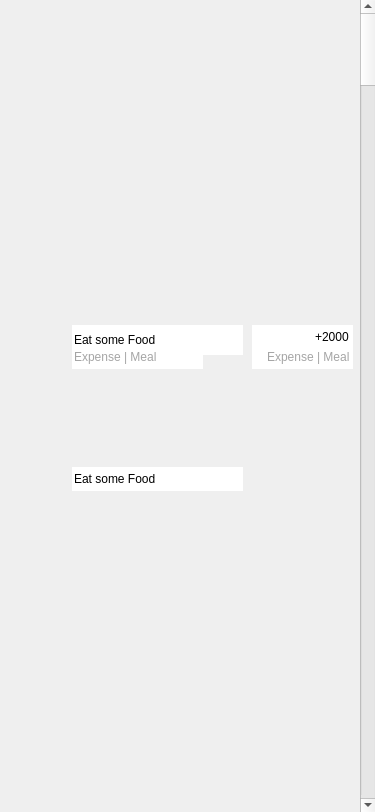
<?xml version="1.0" encoding="UTF-8"?>
<ui version="4.0">
 <class>Secmainwindow</class>
 <widget class="QDialog" name="Secmainwindow">
  <property name="geometry">
   <rect>
    <x>0</x>
    <y>0</y>
    <width>375</width>
    <height>812</height>
   </rect>
  </property>
  <property name="minimumSize">
   <size>
    <width>375</width>
    <height>812</height>
   </size>
  </property>
  <property name="maximumSize">
   <size>
    <width>375</width>
    <height>812</height>
   </size>
  </property>
  <property name="windowTitle">
   <string>Dialog</string>
  </property>
  <widget class="QWidget" name="widget" native="true">
   <property name="geometry">
    <rect>
     <x>0</x>
     <y>0</y>
     <width>375</width>
     <height>812</height>
    </rect>
   </property>
   <property name="minimumSize">
    <size>
     <width>375</width>
     <height>812</height>
    </size>
   </property>
   <property name="maximumSize">
    <size>
     <width>375</width>
     <height>812</height>
    </size>
   </property>
   <widget class="QLabel" name="secpage_pic">
    <property name="geometry">
     <rect>
      <x>0</x>
      <y>0</y>
      <width>375</width>
      <height>812</height>
     </rect>
    </property>
    <property name="minimumSize">
     <size>
      <width>375</width>
      <height>812</height>
     </size>
    </property>
    <property name="maximumSize">
     <size>
      <width>375</width>
      <height>812</height>
     </size>
    </property>
    <property name="text">
     <string/>
    </property>
    <property name="pixmap">
     <pixmap>images/mainpage.png</pixmap>
    </property>
   </widget>
   <widget class="QPushButton" name="go_summary">
    <property name="geometry">
     <rect>
      <x>250</x>
      <y>150</y>
      <width>81</width>
      <height>31</height>
     </rect>
    </property>
    <property name="text">
     <string/>
    </property>
    <property name="flat">
     <bool>true</bool>
    </property>
   </widget>
   <widget class="QPushButton" name="go_adding">
    <property name="geometry">
     <rect>
      <x>330</x>
      <y>300</y>
      <width>21</width>
      <height>20</height>
     </rect>
    </property>
    <property name="text">
     <string/>
    </property>
    <property name="flat">
     <bool>true</bool>
    </property>
   </widget>
   <widget class="QLineEdit" name="title">
    <property name="geometry">
     <rect>
      <x>72</x>
      <y>325</y>
      <width>171</width>
      <height>30</height>
     </rect>
    </property>
    <property name="styleSheet">
     <string notr="true">font: 700 12pt &quot;맑은 고딕&quot;;
color: rgb(0, 0, 0);
background-color: rgb(255, 255, 255);
border: 0px</string>
    </property>
    <property name="text">
     <string>Eat some Food</string>
    </property>
   </widget>
   <widget class="QLineEdit" name="info">
    <property name="geometry">
     <rect>
      <x>72</x>
      <y>345</y>
      <width>131</width>
      <height>24</height>
     </rect>
    </property>
    <property name="styleSheet">
     <string notr="true">font: 700 8pt &quot;맑은 고딕&quot;;
color: rgb(165, 165, 165);
background-color: rgb(255, 255, 255);
border: 0px;</string>
    </property>
    <property name="text">
     <string>Expense | Meal</string>
    </property>
   </widget>
   <widget class="QLineEdit" name="plus_minus">
    <property name="geometry">
     <rect>
      <x>252</x>
      <y>325</y>
      <width>101</width>
      <height>24</height>
     </rect>
    </property>
    <property name="toolTip">
     <string>&lt;html&gt;&lt;head/&gt;&lt;body&gt;&lt;p align=&quot;right&quot;&gt;&lt;br/&gt;&lt;/p&gt;&lt;/body&gt;&lt;/html&gt;</string>
    </property>
    <property name="whatsThis">
     <string>&lt;html&gt;&lt;head/&gt;&lt;body&gt;&lt;p align=&quot;right&quot;&gt;&lt;br/&gt;&lt;/p&gt;&lt;/body&gt;&lt;/html&gt;</string>
    </property>
    <property name="styleSheet">
     <string notr="true">font: 700 12pt &quot;맑은 고딕&quot;;
color: rgb(0, 0, 0);
background-color: rgb(255, 255, 255);
border: 0px;</string>
    </property>
    <property name="text">
     <string>+2000</string>
    </property>
    <property name="alignment">
     <set>Qt::AlignRight|Qt::AlignTrailing|Qt::AlignVCenter</set>
    </property>
   </widget>
   <widget class="QLineEdit" name="title_2">
    <property name="geometry">
     <rect>
      <x>72</x>
      <y>467</y>
      <width>171</width>
      <height>24</height>
     </rect>
    </property>
    <property name="styleSheet">
     <string notr="true">font: 700 12pt &quot;맑은 고딕&quot;;
color: rgb(0, 0, 0);
background-color: rgb(255, 255, 255);
border: 0px</string>
    </property>
    <property name="text">
     <string>Eat some Food</string>
    </property>
   </widget>
   <widget class="QScrollBar" name="verticalScrollBar">
    <property name="geometry">
     <rect>
      <x>360</x>
      <y>0</y>
      <width>16</width>
      <height>812</height>
     </rect>
    </property>
    <property name="orientation">
     <enum>Qt::Vertical</enum>
    </property>
   </widget>
   <widget class="QLineEdit" name="sum">
    <property name="geometry">
     <rect>
      <x>252</x>
      <y>345</y>
      <width>101</width>
      <height>24</height>
     </rect>
    </property>
    <property name="styleSheet">
     <string notr="true">font: 700 8pt &quot;맑은 고딕&quot;;
color: rgb(165, 165, 165);
background-color: rgb(255, 255, 255);
border: 0px;</string>
    </property>
    <property name="text">
     <string>Expense | Meal</string>
    </property>
    <property name="alignment">
     <set>Qt::AlignRight|Qt::AlignTrailing|Qt::AlignVCenter</set>
    </property>
   </widget>
  </widget>
 </widget>
 <resources/>
 <connections/>
</ui>
